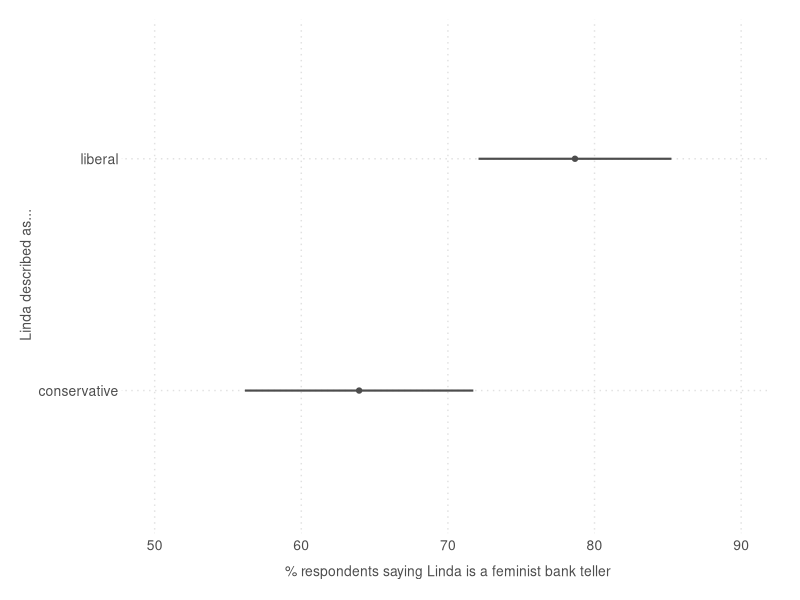
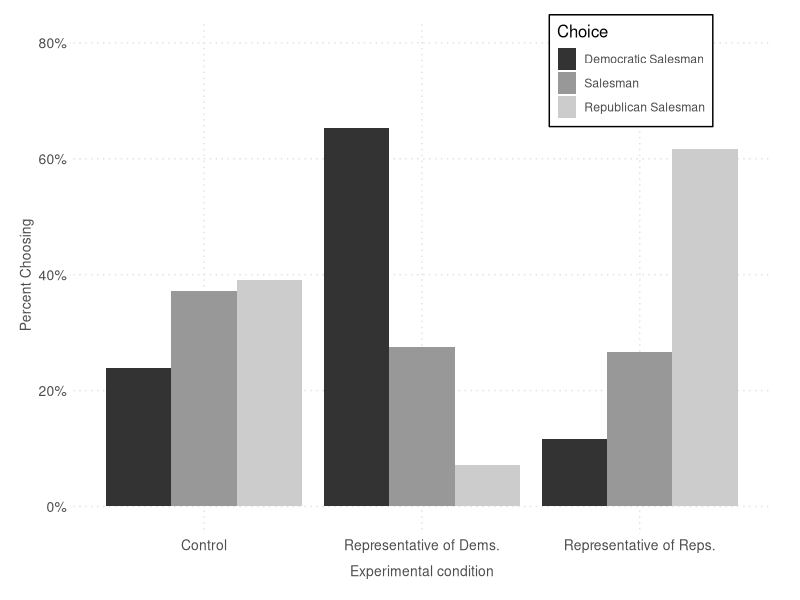
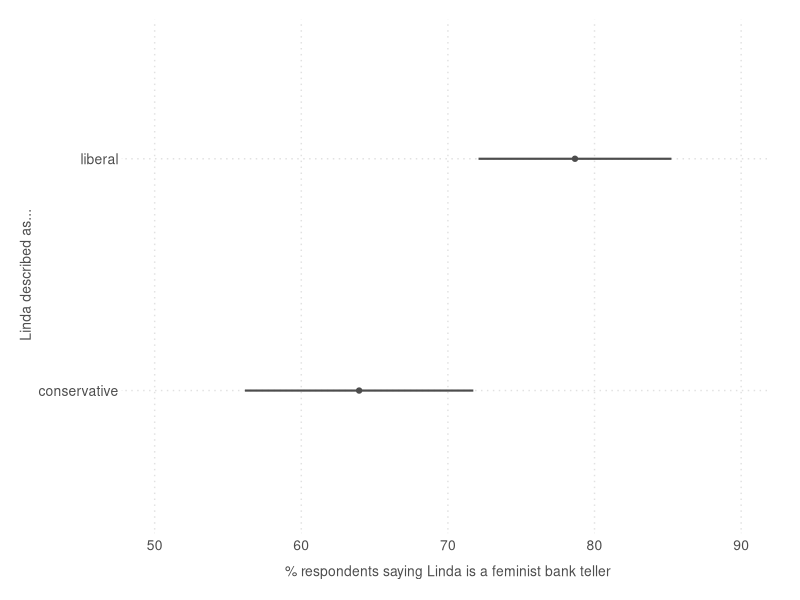
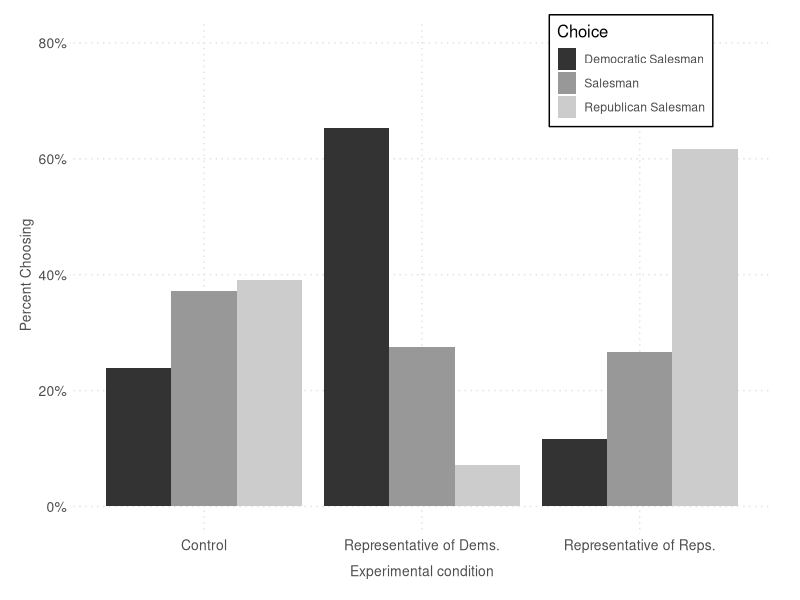

Reproduce these figures in R, in order.
### Plotting Typecast

# Load Libs
library(readstata13)
library(tidyverse)
library(ggplot2)
library(reshape2)

# Set Working dir. to project folder
setwd(paste0(githubdir, "typecast/"))

# Read data for James and Linda
data <- read_csv("data/linda_clean.csv")

# How many respondents commit the conjunction fallacy in each condition?
# * Results in text and reported in Figure 1 (see figures script for replication of figure)
with(data, t.test(linda_cf_n ~ linda))

### Figure 1: LINDA
linda_cond_means <- 
    data[c("linda", "linda_cf")] %>%
    group_by(linda) %>%
    summarize(mean = mean(I(linda_cf == "Linda is a bank teller and is active in the feminist movement") * 100),
              sd = sd(I(linda_cf == "Linda is a bank teller and is active in the feminist movement") * 100),
              count = n())

linda_cond_means$se <- linda_cond_means$sd / sqrt(linda_cond_means$count) 

#Plot
# Custom Theme
cust_theme <- 
  theme_minimal() +
  theme(panel.grid.major = element_line(color = "#e1e1e1",  linetype = "dotted"),
        panel.grid.minor = element_blank(),
        legend.key.width = unit(.5, "cm"),
        legend.text           = element_text(color = "grey30"),
        legend.title          = element_text(size = 12),
        axis.title   = element_text(size = 10, color = "grey30"),
        axis.text    = element_text(size = 10, color = "grey30"),
        axis.title.x = element_text(vjust = 1, margin = margin(10, 0, 0, 0)),
        axis.title.y = element_text(vjust = 1),
        axis.ticks   = element_line(color = "#e1e1e1", linetype = "dotted", size = .2),
        axis.text.x  = element_text(vjust = .3),
        plot.margin = unit(c(.5, .75, .5, .5), "cm"))

ggplot(linda_cond_means, aes(y = as.factor(linda), x = mean, xmin = mean + 1.96*se, xmax = mean - 1.96*se)) +
      geom_point(color = "grey30") +
      geom_errorbarh(height = 0, size = .75, color = "grey30") +
      scale_x_continuous(name = "% respondents saying Linda is a feminist bank teller", 
            limits = c(50, 90)) + 
      ylab("Linda described as...") +
      cust_theme

ggsave("figs/fig_1_linda_gg.pdf")

#****************************************
#*** James study #1: Maximal Contrast ***
#****************************************
#* Data still loaded from "linda_clean.csv"
#* Produce statistics consistent with Figure 2 (and in-text in the section)

#* Democratic conjunction fallacy
with(data, summary(lm(james_dem_cf ~ james_dem + james_rep)))
# * Republican conjunction fallacy
with(data, summary(lm(james_rep_cf ~ james_dem + james_rep)))
# * Respondent does not commit conjunction fallacy
with(data, summary(lm(james_no_cf ~ james_dem + james_rep)))

  
#*NOTE: constant term == % commiting conjunction fallacy (or not) in control condition
#* james_dem == additional likelihood of committing the particular conjunction fallacy when James is described as representative of Democrats
#* james_rep == additional likelihood of commiting the particular conjunction fallacy when James is described as representative of Republicans

### Figure 2: JAMES, MAXIMAL CONTRAST:

# Get Means by Treatment Condition
treat_means <- 
    data[c("james_cf_n", "james_cond_n")] %>%
    group_by(james_cond_n) %>%
    summarize(Salesman = mean(I(james_cf_n == 2)*100), 
            `Republican Salesman` = mean(I(james_cf_n == 3)*100), 
            `Democratic Salesman` = mean(I(james_cf_n == 1)*100))

# Convert to long-form
treat_means_long <- melt(treat_means, id = "james_cond_n", variable.name = "Choice")

# Reorder factors
treat_means_long$Choice <- ordered(treat_means_long$Choice, levels = c("Democratic Salesman", "Salesman", "Republican Salesman"))

# Plot
ggplot(treat_means_long, aes(james_cond_n, value)) +
  geom_bar(aes(fill = Choice), position = "dodge", stat="identity") + 
  scale_y_continuous("Percent Choosing", limits = c(0, 80), labels = function(x) paste0(x, "%")) + 
  scale_fill_grey() +
  xlab("Experimental condition") +
  cust_theme + 
  theme(legend.position = c(.8, .90),
        legend.background = element_rect(size=0.5, linetype="solid"))

ggsave("figs/fig_2_james_max_contrast.pdf")
